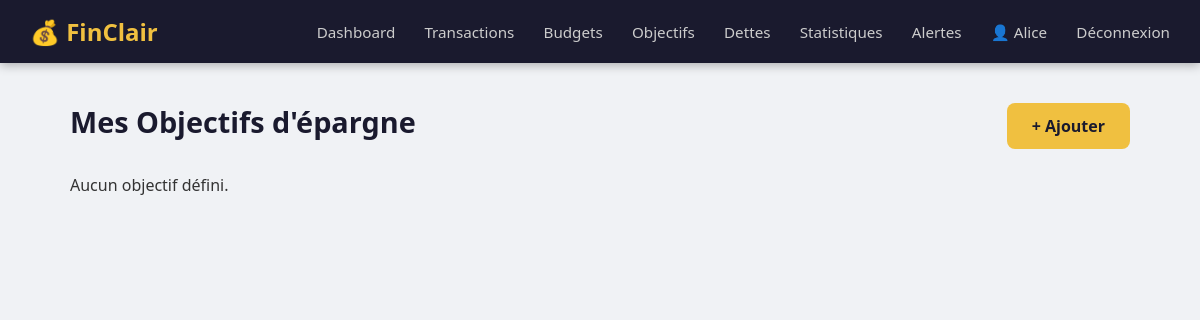
/objectifs/ (signed in), run on an earlier commit of the app's database.
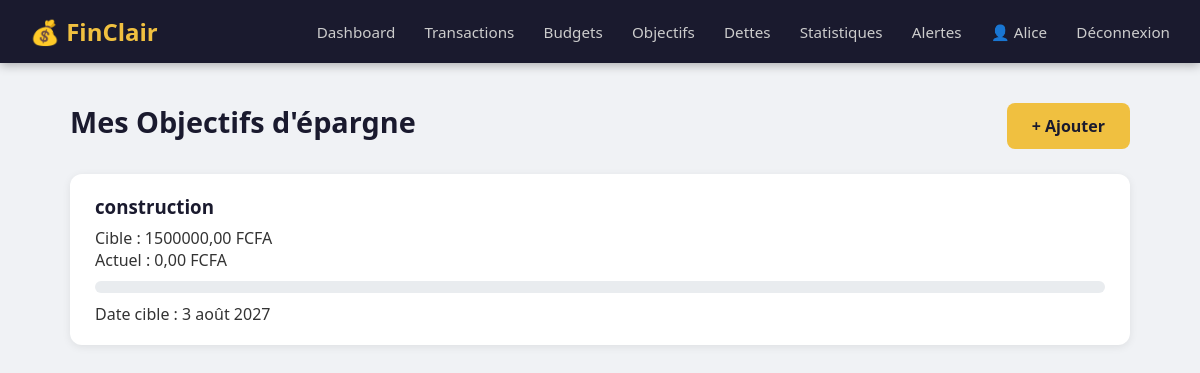
And on a later commit of the database.
### objectifs/models.py (models this page shows, shortened)
class Objectif(models.Model):
    utilisateur = models.ForeignKey(User, on_delete=models.CASCADE)
    titre = models.CharField(max_length=200)
    montant_cible = models.DecimalField(max_digits=10, decimal_places=2)
    montant_actuel = models.DecimalField(max_digits=10, decimal_places=2, default=0)
    date_cible = models.DateField()
    description = models.TextField(blank=True)

### objectifs/views.py (the view)
# urls.py: path('', views.liste_objectifs, name='liste_objectifs'),
@login_required
def liste_objectifs(request):
    objectifs = Objectif.objects.filter(utilisateur=request.user)
    return render(request, 'objectifs/liste.html', {'objectifs': objectifs})

### templates/objectifs/liste.html (shortened to what this page needs)
{% extends 'base.html' %}
{% block contenu %}
<div class="page">
    <div class="page-header">
        <h1>Mes Objectifs d'épargne</h1>
        <a href="{% url 'ajouter_objectif' %}" class="btn">+ Ajouter</a>
    </div>
    {% for o in objectifs %}
    <div class="objectif-carte">
        <h3>{{ o.titre }}</h3>
        <p>Cible : {{ o.montant_cible }} FCFA</p>
        <p>Actuel : {{ o.montant_actuel }} FCFA</p>
        <div class="progress-bar">
        </div>
        <p>Date cible : {{ o.date_cible }}</p>
    </div>
    {% empty %}
    <p>Aucun objectif défini.</p>
    {% endfor %}
</div>
{% endblock %}

What changed in the data, as far as the page shows it:
added Objectif: titre "construction", montant_cible "1500000,00", montant_actuel "0,00", date_cible "3 août 2027"
Also different on the page:
text no longer shown: "Aucun objectif défini."
